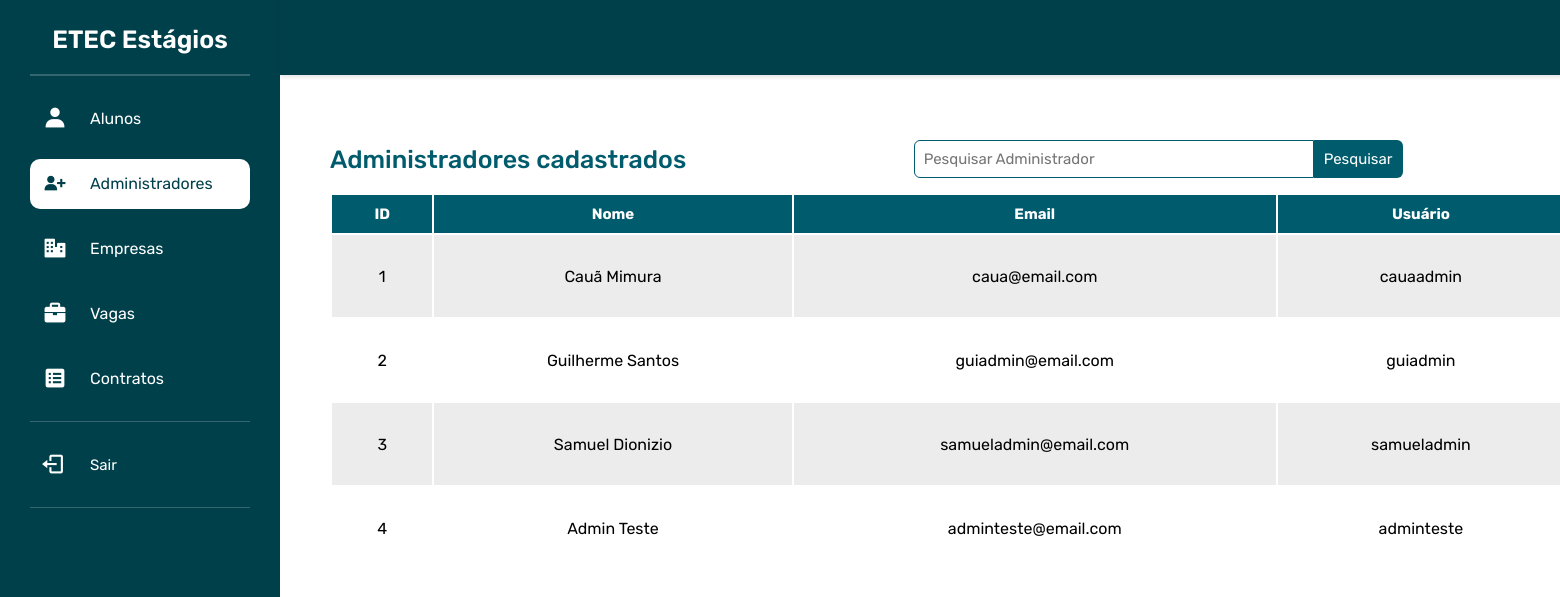
Page /painel-administradores.php (signed in) on the committed database.
### tables this page shows
CREATE TABLE `administradores` (
  `id` int(10) NOT NULL,
  `nome` varchar(255) NOT NULL,
  `email` varchar(255) NOT NULL,
  `usuario` varchar(255) NOT NULL,
  `senha` varchar(255) NOT NULL
);

### paginas/section/admin/painel/administradores.php (the view, shortened to what this page needs)
<section id="painel">
    <div class="topo-painel">
        <div class="nome-admin">
        </div>
    </div>
    <section id="conteudo-painel">
        <div class="topo-tabela">
            <p>Administradores cadastrados</p>
            <div class="pesquisa">
                <input type="text" class="input" id="pesquisa" name="pesquisa" placeholder="Pesquisar Administrador">
                <input class="btn-pesquisa" value="Pesquisar" type="submit" onclick="pesquisarAdministrador()">
            </div>
        </div>
        <div class="tabela">
            <div class="tabela-container">
                <table>
                    <thead>
                        <tr>
                            <th>ID</th>
                            <th>Nome</th>
                            <th>Email</th>
                            <th>Usuário</th>
                        </tr>
                    </thead>
                    <tbody>
                        <?php
                        if (mysqli_num_rows($executaConsulta) > 0) {
                            while ($dadoAdministrador = mysqli_fetch_assoc($executaConsulta)) {
                        ?>
                                <tr>
                                    <td><?php echo $dadoAdministrador['id'] ?></td>
                                    <td><?php echo $dadoAdministrador['nome'] ?></td>
                                    <td><?php echo $dadoAdministrador['email'] ?></td>
                                    <td><?php echo $dadoAdministrador['usuario'] ?></td>
                                </tr>
                        <?php
                            }
                        }
                        ?>
                    </tbody>
                </table>
            </div>
        </div>
    </section>
</section>

### assets/css/admin/global-painel.css (style rules this page uses)
:root { --branco: #FFFFFF; --preto: #000000; --cinza: #ececec; --vermelho: #B20000; --vermelhoEscuro: #720000; --azul: #0298cf; --azulEscuro: #00698f; --ciano: #005C6D; --cianoClaro: #009BA6; --cianoEscuro: #00404b; --cianoMaisEscuro: #00272d; --verde: #11be11; --verdeEscuro: #008200; }
* { margin: 0; padding: 0; box-sizing: border-box; font-family: 'Rubik', sans-serif; }
html, body { height: 100%; width: 100%; background: var(--branco); }
body { display: flex; flex-direction: row; }
.topo-painel { background: var(--cianoEscuro); padding: 20px; width: 100%; height: 75px; box-shadow: rgba(14, 30, 37, 0.12) 0px 2px 4px 0px; }
.nome-admin { display: flex; justify-content: right; margin-right: 30px; gap: 12px; height: 100%; align-items: center; }
section { flex: 1; display: flex; flex-direction: column; }
#conteudo-painel { padding: 50px; width: 100%; height: 500px; }
.topo-tabela { display: flex; justify-content: space-between; align-items: center; padding: 15px 0 15px 0; width: 1500px; }
.topo-tabela p { font-size: 25px; font-weight: 500; color: var(--ciano); }
.pesquisa { display: flex; align-items: center; }
.input { width: 400px; padding: 9px; color: var(--preto); font-size: 15px; border: 1px solid var(--ciano); border-radius: 6px 0 0 6px; background: transparent; }
.btn-pesquisa { padding: 10px; border: none; border-radius: 0 6px 6px 0; background: var(--ciano); color: #fff; font-size: 15px; cursor: pointer; transition: background-color .3s ease-in-out; }
.tabela-container { height: 700px; }
.tabela { width: 1500px; border-collapse: collapse; overflow: auto; }
table { width: 100%; table-layout: auto; }
thead th { color: var(--branco); background: var(--ciano); font-size: 15px; }
tbody { text-align: center; }
tbody tr { background: var(--cinza); }
tbody tr:nth-child(even) { background: var(--branco); }
th, td { padding: 10px 15px; }

### rows in the picture
administradores: id "1", nome "Cauã Mimura", email "caua@email.com", usuario "cauaadmin"
administradores: id "2", nome "Guilherme Santos", email "guiadmin@email.com", usuario "guiadmin"
administradores: id "3", nome "Samuel Dionizio", email "samueladmin@email.com", usuario "samueladmin"
administradores: id "4", nome "Admin Teste", email "adminteste@email.com", usuario "adminteste"
